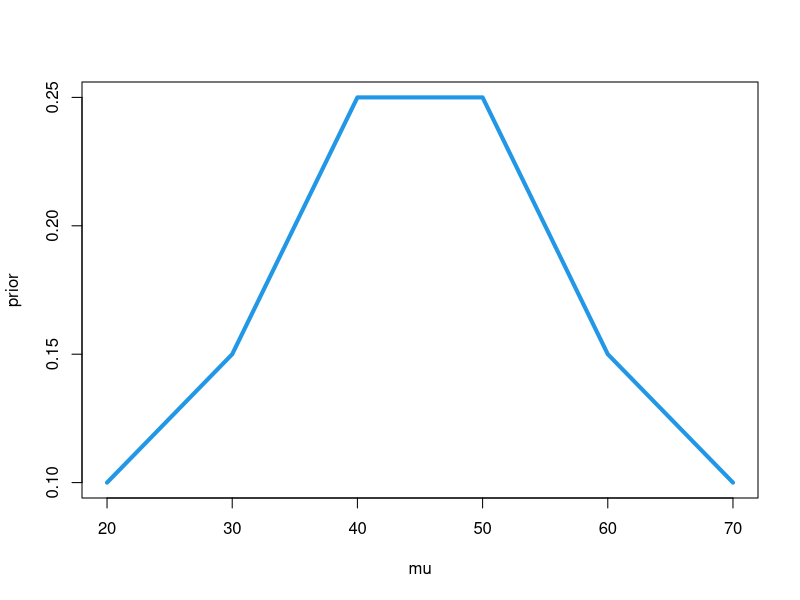
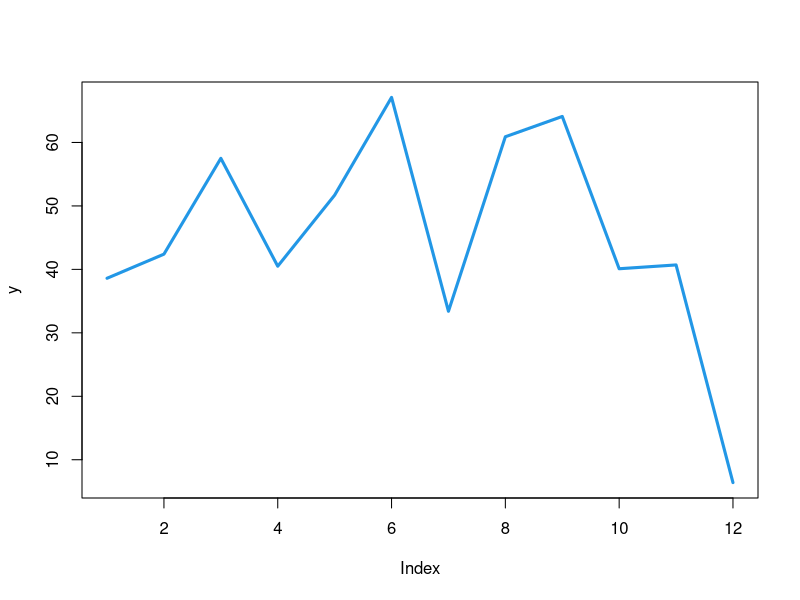
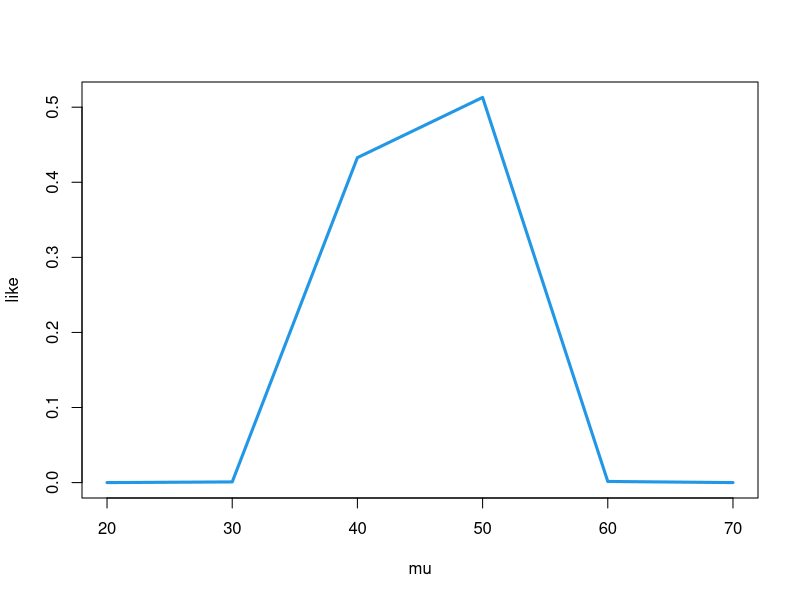
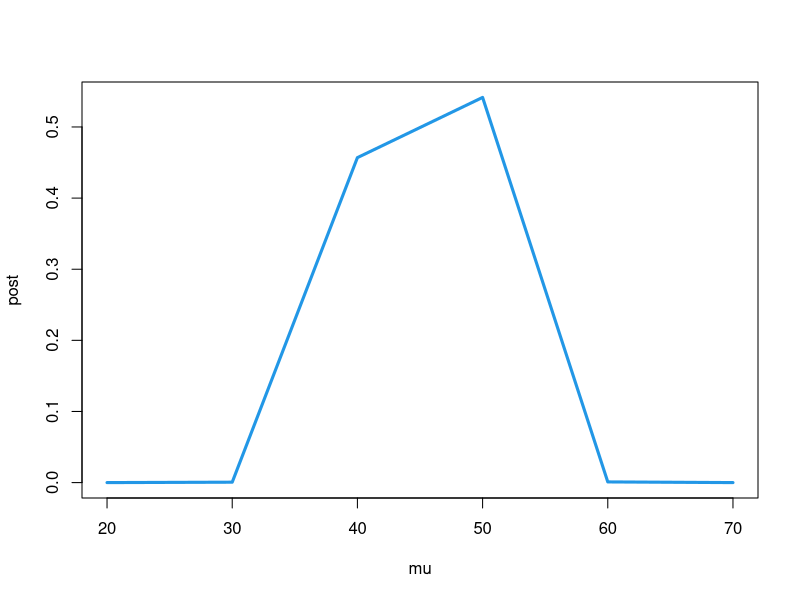
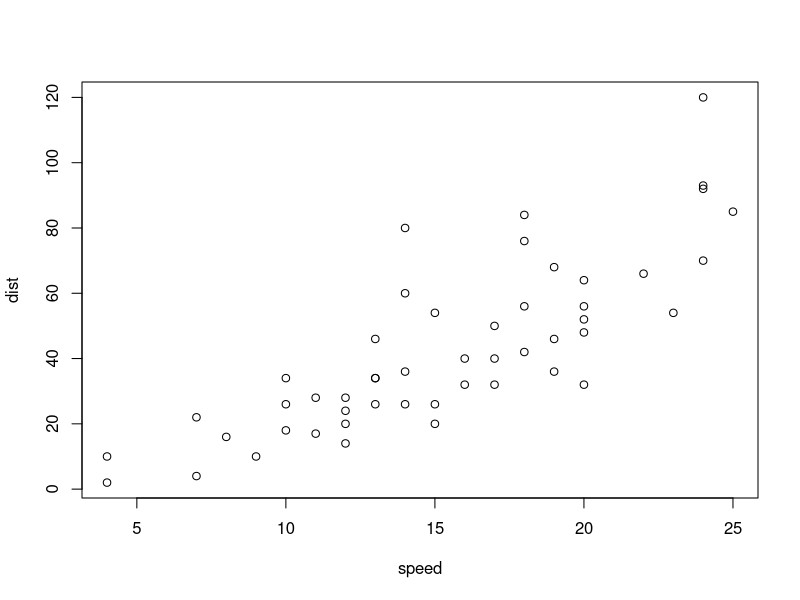
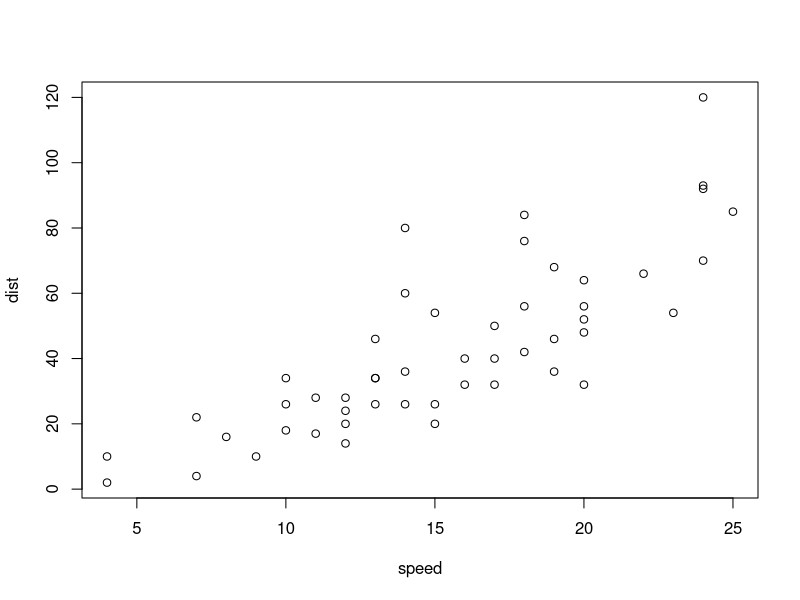
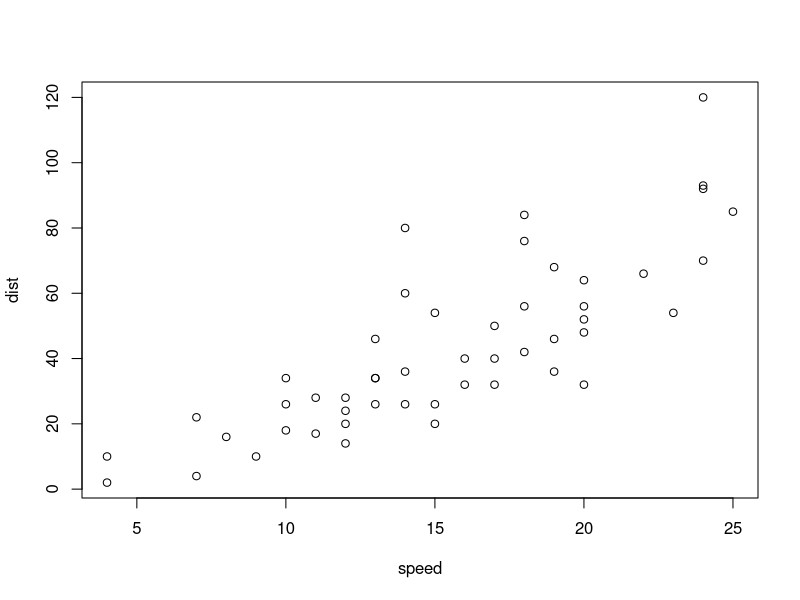

These figures' R source, in order:
## ---- chunk 1
rm(list=ls())
mu=seq(20, 70, by=10)
prior = c(.1,.15,.25,.25,.15,.1)
plot(mu,prior,type="l",col=4,lwd=4)
## ---- chunk 2
y=c(38.6,42.4,57.5,40.5,51.7,67.1,33.4,60.9,64.1,40.1,40.7,6.4)
ybar=mean(y)
plot(y,type="l",col=4,lwd=3)
## ---- chunk 3
sigma=10
n=length(mu)
like=rep(0,n)
for(i in 1:n){
  like[i]=exp(1/2*-n/(sigma)^2*(mu[i]-ybar)^2)
}
plot(mu,like,type="l",col=4,lwd=3)
## ---- chunk 4
post=rep(0,n)
for(i in 1:n){
  post[i]=prior[i]*like[i]/sum(prior*like)
}
plot(mu,post,type="l",col=4,lwd=3)
## ---- chunk 5
library(LearnBayes)
disc=cbind(mu,post)
prob=0.8
discint(disc,prob)
## ---- chunk 6
plot(cars)
## ---- chunk 7
plot(cars)
## ---- chunk 8
plot(cars)
